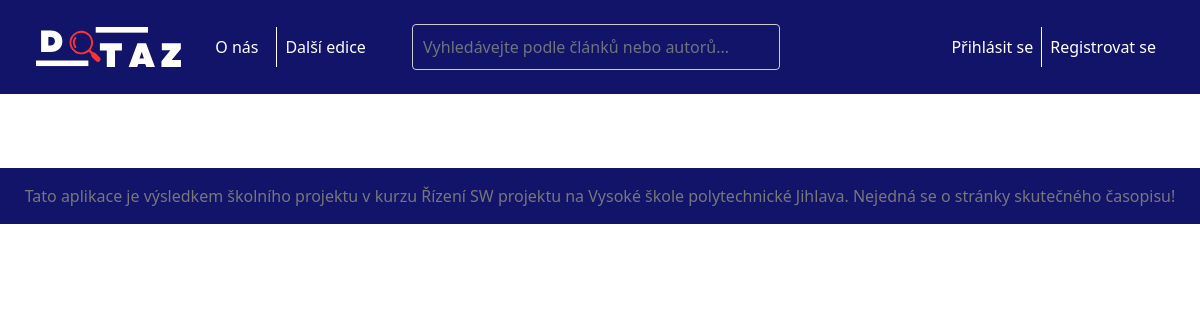
Page /edition.php on the earlier database version.
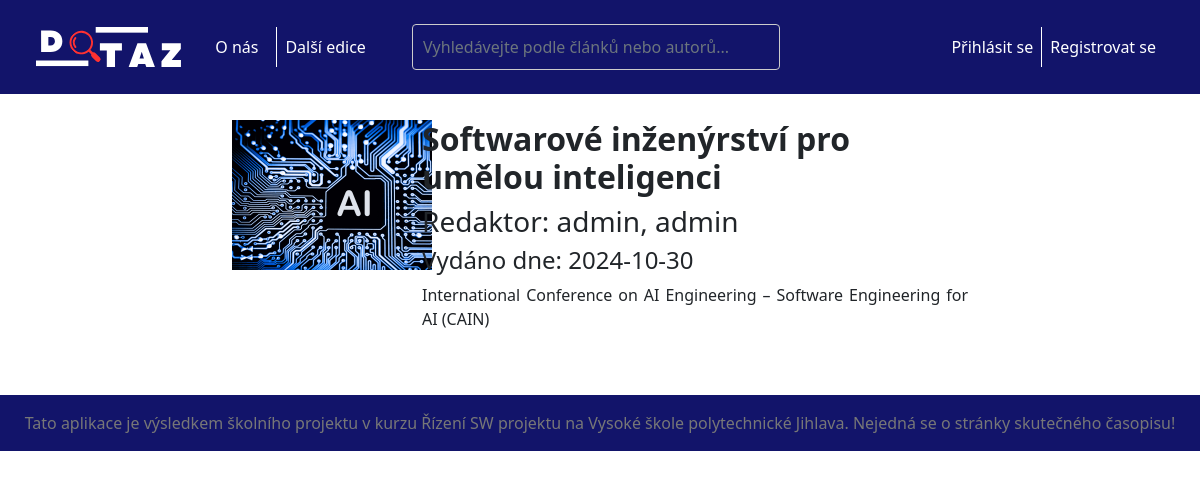
Same page on the later database version.
### tables this page shows
CREATE TABLE `RSP_EDITION` (
  `ID` int NOT NULL AUTO_INCREMENT,
  `Title` varchar(128) NOT NULL,
  `Thema` varchar(256) DEFAULT NULL,
  `Published` date DEFAULT NULL,
  `Redactor` int NOT NULL,
  PRIMARY KEY (`ID`),
  KEY `Redactor` (`Redactor`),
  CONSTRAINT `Table_Member` FOREIGN KEY (`Redactor`) REFERENCES `RSP_USER` (`ID`)
);

CREATE TABLE `RSP_USER` (
  `ID` int NOT NULL AUTO_INCREMENT,
  `FirstName` varchar(32) NOT NULL,
  `LastName` varchar(64) NOT NULL,
  `TitleF` varchar(16) DEFAULT NULL,
  `TitleP` varchar(16) DEFAULT NULL,
  `Func` int NOT NULL,
  `Phone` varchar(16) DEFAULT NULL,
  `Mail` varchar(64) NOT NULL,
  `Login` varchar(16) DEFAULT NULL,
  `Password` char(64) DEFAULT NULL,
  `Active` tinyint(1) NOT NULL,
  PRIMARY KEY (`ID`),
  UNIQUE KEY `login` (`Login`),
  KEY `funkce` (`Func`),
  KEY `LastName` (`LastName`),
  CONSTRAINT `TableU_Index` FOREIGN KEY (`Func`) REFERENCES `RSP_CC_USER_Func` (`ID`)
);

### include/session_open.php (called while the page is built, shortened)
<?php
$img_dir = getenv('DIR_IMAGES');
$myFunc=50;
?>

### edition.php (the view)
<?php include 'include/session_open.php'; ?>
<?php
$sql = "SELECT *, E.ID as EID from `RSP_EDITION` E left join `RSP_USER` U on E.Redactor=U.ID".
        (($myFunc>22)?" where E.Published is not null and E.Published<now()":"");
$result = $conn->query($sql);
?>
<?php include 'include/header.php'; ?>
<div class="container" style="padding-top: 120px;">
            <?php while ($E=$result->fetchObject()) {?>
            <div class="row mb-2 justify-content-center">
                <div class="col-sm-2 d-flex">
                    <img class="card-image" width=200 height=150 onclick="{window.location.href = 'index.php?id=<?php echo $E->EID?>';return true;}" src="<?php echo "{$img_dir}picture{$E->ID}";?>.png"/>
                </div>
                <div class="col-sm-6">
                    <h2><strong><?php echo $E->Title;?></strong></h2>
                    <h3>Redaktor:
                        <span class="author">
                            <?php echo $E->LastName.", ".$E->TitleF." ".$E->FirstName." ".$E->TitleP." ";?>
                        </span></h3>
                    <h4>Vydáno dne:
                        <span class="published">
                            <?php
                                if (strtotime($E->Published) === false) {
                                    echo '"' . $E->Published . '"';
                                } else {
                                    echo $E->Published;
                                }
                            ?>
                    </span></h4>
                    <p class="text-justify"><?php echo $E->Thema;?></p>
                </div>
            </div>
            <?php }?>
    </div>
<?php include 'include/footer.php'; ?>

### include/header.php (shortened to what this page needs)
<!DOCTYPE html>
<html lang="cs">
<head>
    <link href="https://cdn.jsdelivr.net/npm/bootstrap@5.0.2/dist/css/bootstrap.min.css" rel="stylesheet">
    <link rel="stylesheet" href="public/css/style.css">
    <link rel="stylesheet" href="https://cdn.jsdelivr.net/npm/bootstrap-icons@1.11.3/font/bootstrap-icons.min.css">
</head>
<body onclick="document_onClick(this)">
    <header>
        <nav class="navbar navbar-expand-lg bg-blue fixed-top">
            <div id="menuMain" class="container-fluid">
                <div class="col-sm-4 d-flex">
                    <a class="navbar-brand" href="index.php">
                        <img src="<?php echo "{$img_dir}";?>logo-dotaz.svg" alt="Logo casopisu DOTAZ">
                    </a>
                    <ul class="navbar-nav">
                        <li class="nav-item">
                            <a class="nav-link" href="aboutUs.php">O nás</a>
                        </li>
                        <li class="nav-item">
                            <a class="nav-link" href="edition.php">Další edice</a>
                        </li>
                    </ul>
                </div>
                <div class="col-sm-4">
    <form class="d-flex search-container" role="search" onsubmit="return false;">
        <input id="search" name="query" class="form-control me-2" type="search" placeholder="Vyhledávejte podle článků nebo autorů..." aria-label="Search" autocomplete="off" oninput="search_onInput(this)">
    </form>
</div>
                <div class="col-sm-4 d-flex justify-content-end">
                    <ul class="navbar-nav ms-auto mb-2 mb-lg-0">
                        <?php if (isset($_SESSION['user'])): ?>
                            <li class="nav-item">
                                <a class="nav-link" href="profile.php">Profil</a>
                            </li>
                            <li class="nav-item">
                                <a class="nav-link" href="include/logout.php">Odhlásit se</a>
                            </li>
                        <?php else: ?>
                            <li class="nav-item">
                                <a class="nav-link" href="loginpage.php">Přihlásit se</a>
                            </li>
                            <li class="nav-item">
                                <a class="nav-link" href="registerpage.php">Registrovat se</a>
                            </li>
                        <?php endif; ?>
                    </ul>
                </div>
            </div>
        </nav>
    </header>

### include/footer.php (shortened to what this page needs)
<footer class="container-fluid bg-blue text-center p-3 text-grey  mt-5">
    <div class="row">
        <div class="column">
            <p class="align-items-center">Tato aplikace je výsledkem školního projektu v kurzu Řízení SW projektu na Vysoké škole polytechnické Jihlava. Nejedná se o stránky skutečného časopisu!</p>
        </div>
    </div>
</footer>
</body>
</html>

### public/css/style.css (style rules this page uses)
.text-justify { text-align: justify; }
header .navbar { padding: 1.5em; }
header .navbar-brand img { height: 2em; }
header .navbar .nav-item:nth-child(1) { border-right: solid 1px white; }
header .navbar .nav-item { min-width: 80px; text-align: center; }
header .navbar-brand { padding: 0; }
header .navbar .nav-item a { color: white; }
footer p { margin-bottom: 0; }
.text-grey { color: #777; }
.bg-blue { background-color: #12146a; }
input[type="search"] { border-color: white; border-radius: 0; transition: background-color 0.25s linear; background-color: #12146a; }
.card-image { cursor: pointer; }
.search-container { position: relative; width: 100%; }
#search { width: 100%; padding: 10px; border: 1px solid #ccc; border-radius: 4px; transition: background-color 0.25s linear; background-color: #12146a; color: white; }

Differences in the rows shown:
added rsp_edition: Title "Softwarové inženýrství pro umělou inteligenci", Redactor.LastName "admin", Redactor.FirstName "admin", Published "2024-10-30", Thema "International Conference on AI Engineering – Software Engineering for AI (CAIN)"
